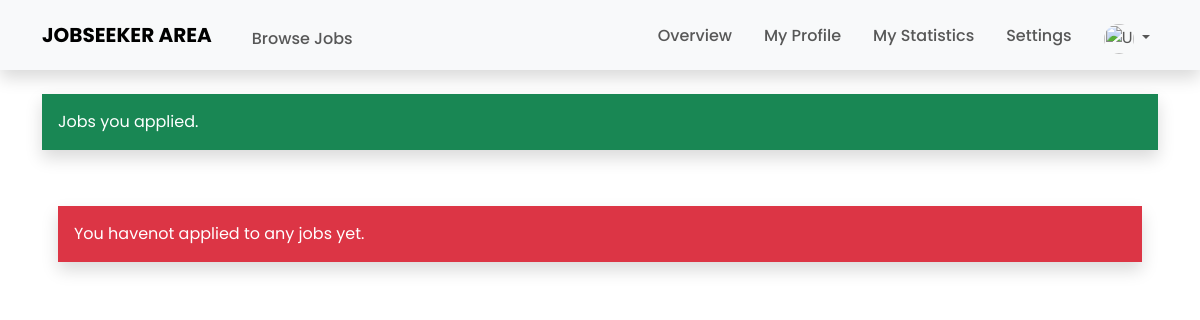
Before: /jobseeker/statistics (signed in) with the older database file.
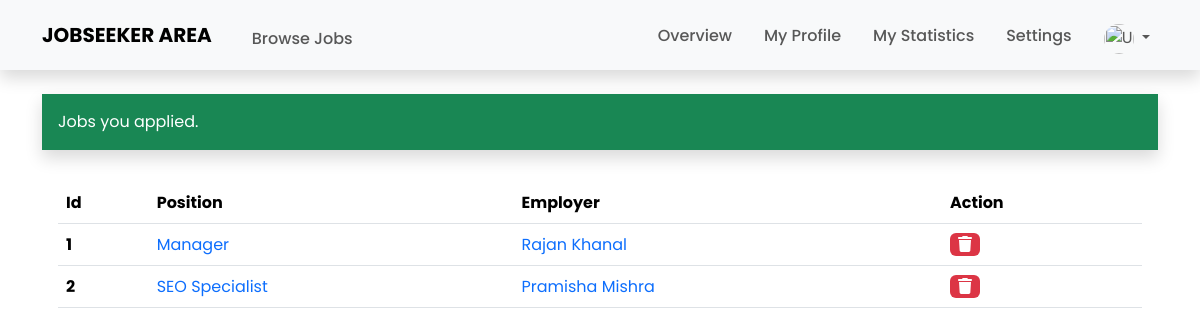
After: the same page with the newer database file.
### jobseeker/models.py (models this page shows, shortened)
class AppliedJobs(models.Model):
    id = models.UUIDField(primary_key=True)
    job = models.ForeignKey(Job,on_delete=models.CASCADE)
    job_seeker = models.ForeignKey(JobSeeker,on_delete=models.CASCADE)
    coverletter = models.TextField(null=False,blank=False,verbose_name="Cover Letter",default='')
    class Meta:
        verbose_name_plural = 'Applied Jobs'

### employer/models.py (models this page shows, shortened)
class Job(models.Model):
    employer = models.ForeignKey(Employer,on_delete=models.CASCADE,related_name='job')
    job_id = models.AutoField(primary_key=True)
    job_type = models.CharField(max_length=50,choices=JOB_TYPE,blank=False,null=False ,verbose_name='Job type')
    job_position = models.CharField(verbose_name="Position",max_length=100,null=False,blank=False)
    job_requirement = models.CharField(verbose_name="Requirements",max_length=100,null=False,blank=False)
    job_description = models.TextField(verbose_name="Description",null=False,blank=False)
    salary = models.TextField(max_length=30,blank=True,null=True)
    location_type = models.TextField(choices=LOCATION_TYPE,blank=False)
    deadline = models.DateField(blank=False,null=False,default=default_deadline)

class Employer(models.Model):
    emp_id = models.AutoField(primary_key=True)
    emp_name = models.CharField(max_length=50,null=False,blank=False,verbose_name='Employer name')
    emp_phone_number = models.CharField(max_length=11,null=False,blank=False,verbose_name='Employer number')
    emp_email = models.EmailField(verbose_name='Employer Email',null=False,blank=False,unique=True)
    emp_password = models.CharField(null=False,blank=False,verbose_name='Employer Password',max_length=255)
    about_employer = models.TextField(verbose_name='About Employer',blank=True,null=True)
    emp_profile = models.FileField(upload_to=filepath ,null=True,verbose_name='Profile Photo')

### jobseeker/views.py (the view)
# urls.py: path('statistics',statistics,name="statistics"),
def statistics(request):
    email = request.session.get('jobseeker_email',None)
    if email:
        jobseeker = JobSeeker.objects.get(email = email)
        message = ''
        applied_jobs = None
        has_applied = AppliedJobs.objects.filter(job_seeker = jobseeker).exists()
        if has_applied:
            applied_jobs = AppliedJobs.objects.filter(job_seeker = jobseeker)
        else:
            message = 'You havenot applied to any jobs yet.'
        context = {
            'message':message,
            'applied_jobs':applied_jobs
        }
        return render(request,'jobseeker-dashboard/components/statistics.html',context)
    else:
        messages.error(request,"Session Expired. Please Login here.")
        return redirect('login')

### templates/jobseeker-dashboard/components/statistics.html
{% extends "../dashboard.html" %}
{% block content %}
    <div class="container">
        <div class="container-fluid p-3 shadow mt-4 bg-success text-white">
            Jobs you applied.
        </div>
        <div class="container-fluid p-3 mt-3">
            {% if message %}
            <div class="container-fluid p-3 shadow mt-4 bg-danger text-white">
                {{message}}
            </div>
            {%else%}
            <table class="table">
                <thead>
                  <tr>
                    <th scope="col">Id</th>
                    <th scope="col">Position</th>
                    <th scope="col">Employer</th>
                    <th scope="col">Action</th>
                  </tr>
                </thead>
                {%for job in applied_jobs %}
                <tbody>
                  <tr>
                    <th scope="row">{{forloop.counter}}</th>
                    <td>
                        <a href="{% url 'browsejob' id=job.job.job_id %}">
                            {{job.job.job_position}}
                        </a>
                    </td>
                    <td>
                        <a href="{% url 'view_employer' employer=job.job.employer.emp_id %}">
                            {{job.job.employer.emp_name}}
                        </a>
                    </td>
                    <td>
                        <a href="#" class="bg-danger px-2 text-white rounded"><i class="fas fa-trash"></i></a>
                    </td>
                  </tr>
                </tbody>
                {%endfor%}
            </table>
            {%endif%}
        </div>
    </div>
{% endblock content %}

Changed rows visible on the page:
added AppliedJobs: job.job_position "Manager", job.employer.emp_name "Rajan Khanal"
added AppliedJobs: job.job_position "SEO Specialist", job.employer.emp_name "Pramisha Mishra"
Other visible differences:
{{ message }}: "You havenot applied to any jobs yet." → (not shown)
text now shown: "Id Position Employer Action"
